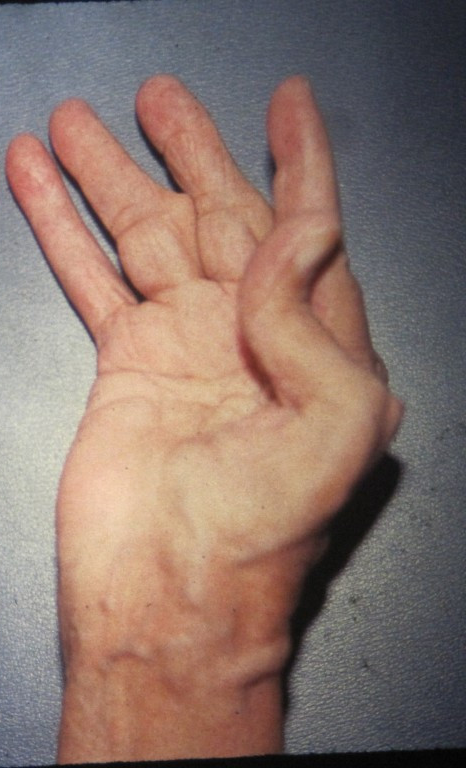
#> input picture next_test/hand2.png, 466 x 768 px, given in place of hand2.jpg, which was not available
$ python color_diff.py
#> lines starting #> are read from the running program, lines starting #| are printed output that depends on the picture; after the words box and inside, x2 and y2 are one past the last pixel; in counts of white or black regions, pixels touching at a corner belong together; pictures that were not available may be replaced by others from this repository, and a replacement may not be noted
import cv2
import imutils
import numpy as np

lower = np.array([0, 48, 80], dtype = "uint8")
upper = np.array([20, 255, 255], dtype = "uint8")

def seperate(path, destination):
    frame = cv2.imread(path)
    converted = cv2.cvtColor(frame, cv2.COLOR_BGR2HSV)
    skinMask = cv2.inRange(converted, lower, upper)
    kernel = cv2.getStructuringElement(cv2.MORPH_ELLIPSE, (11, 11))
    skinMask = cv2.erode(skinMask, kernel, iterations = 2)
    skinMask = cv2.dilate(skinMask, kernel, iterations = 2)
    skinMask = cv2.GaussianBlur(skinMask, (3, 3), 0)
    cv2.imwrite(destination, skinMask)
    skin = cv2.bitwise_and(frame, frame, mask = skinMask)

def contour(path, destination):
#> called with path = './test_images/hand2.jpg', destination = './hand2_erod.jpg'
    image = cv2.imread(path)
#> image is the input picture: shape (768, 466, 3); mean B, G, R 108.6, 117.5, 139.6
    gray = cv2.cvtColor(image, cv2.COLOR_BGR2GRAY)
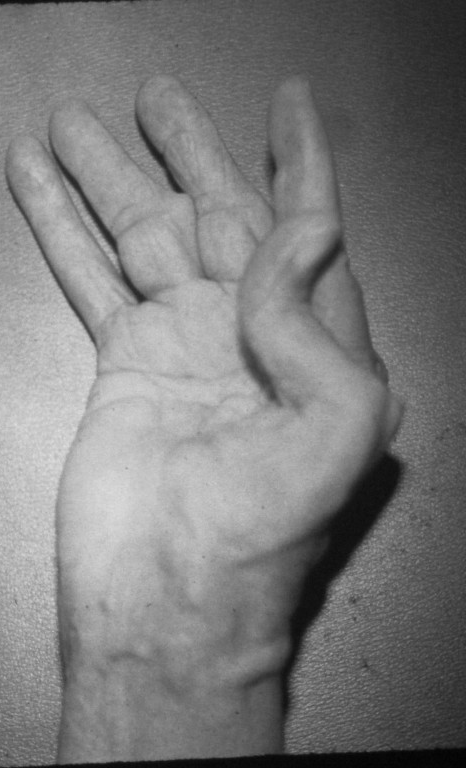
#> gray: shape (768, 466); min 2, max 224, mean 123.1
    gray = cv2.GaussianBlur(gray, (5, 5), 0)
    thresh = cv2.threshold(gray, 45, 255, cv2.THRESH_BINARY)[1]
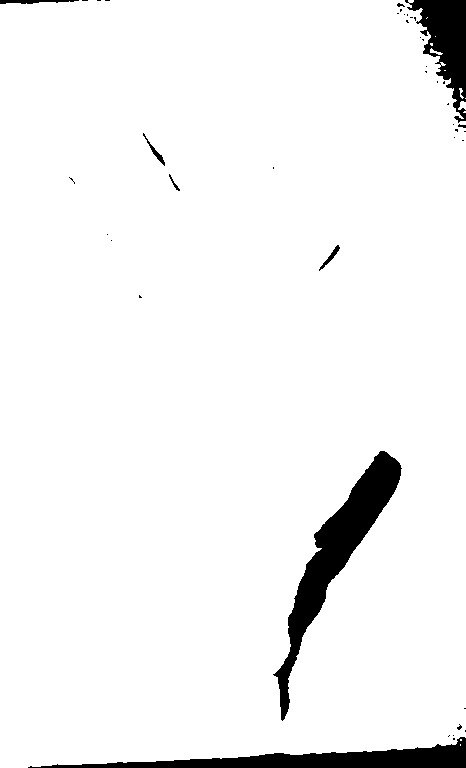
#> thresh: shape (768, 466); 95.4% white; 42 black regions (34 under 20 px), largest, box (x1, y1, x2, y2) and area: (273, 451, 402, 721) 7344, (28, 737, 466, 768) 5072, (405, 0, 466, 123) 3462
    thresh = cv2.erode(thresh, None, iterations=2)
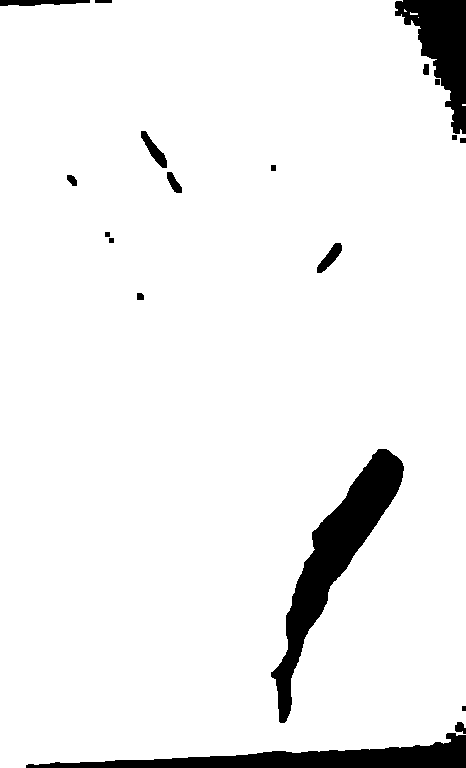
#> thresh: shape (768, 466); 94% white; 19 black regions, largest, box (x1, y1, x2, y2) and area: (271, 449, 404, 723) 9015, (26, 733, 466, 768) 6146, (395, 0, 466, 134) 4712
    thresh = cv2.dilate(thresh, None, iterations=2)
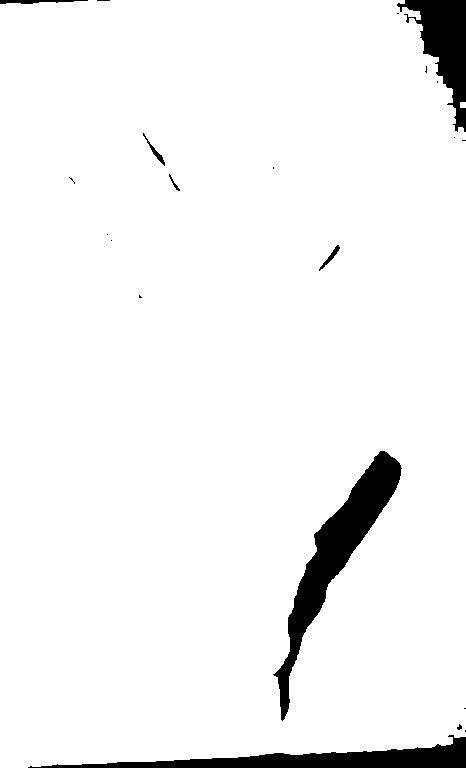
#> thresh: shape (768, 466); 95.2% white; 21 black regions (14 under 20 px)
    cnts = cv2.findContours(thresh.copy(), cv2.RETR_EXTERNAL, cv2.CHAIN_APPROX_SIMPLE)
#> cnts = 2 contours; box (x1, y1, x2, y2) and area: (0, 0, 466, 768) 347222, (460, 102, 466, 108) 25
    cnts = imutils.grab_contours(cnts)
    c = max(cnts, key=cv2.contourArea)
#> c = contour of 253 points, box (x1, y1, x2, y2) (0, 0, 466, 768), area 347222
    cv2.drawContours(image, [c], -1, (0, 255, 255), 2)
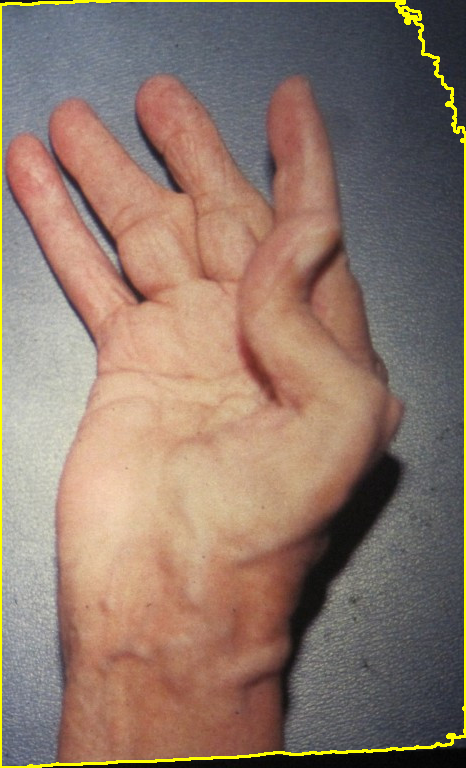
#> image: shape (768, 466, 3); 1.7% of pixels changed, all inside (x1, y1, x2, y2) = (0, 0, 466, 768)
    cv2.imwrite(destination, image)


if __name__ == '__main__':
    contour("./test_images/hand2.jpg", "./hand2_erod.jpg")

$ run again, with next_test/hand1.png copied over next_test/hand2.png
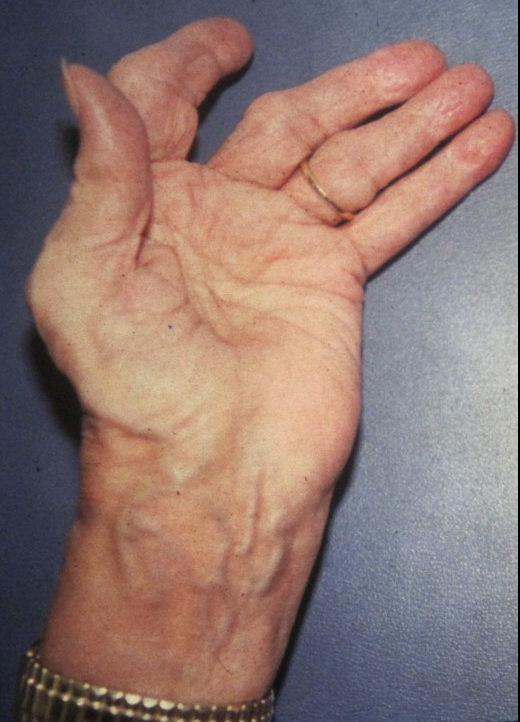
#> input picture next_test/hand1.png, 520 x 722 px, given in place of hand2.jpg, which was not available
#> in contour, image is the input picture: shape (722, 520, 3); mean B, G, R 113.4, 119.9, 144.6
#> in contour, `thresh = cv2.dilate(thresh, None, iterations=2)`:
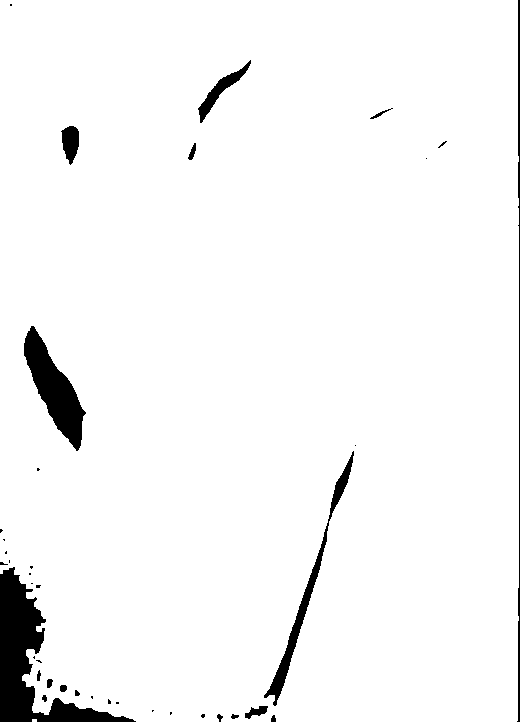
#> thresh: shape (722, 520); 96.3% white; 39 black regions (22 under 20 px)
#> cnts = 2 contours, 1 with area under 20; largest, box (x1, y1, x2, y2) and area: (0, 0, 519, 722) 366907
#> c = contour of 226 points, box (x1, y1, x2, y2) (0, 0, 519, 722), area 366907
#> in contour, `cv2.drawContours(image, [c], -1, (0, 255, 255), 2)`:
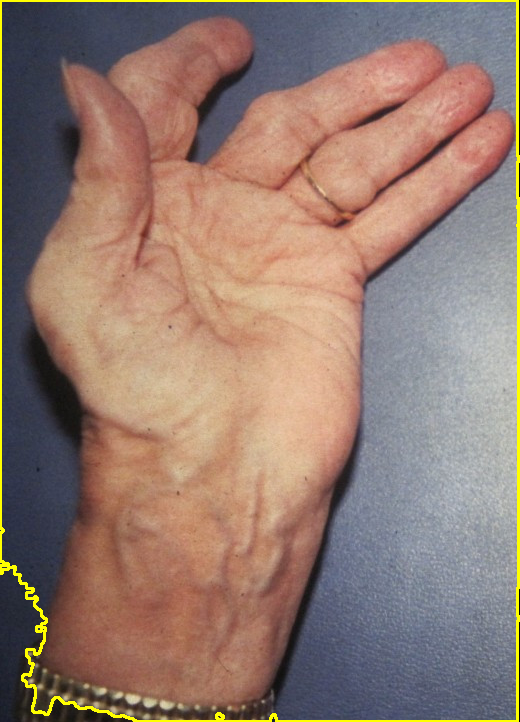
#> image: shape (722, 520, 3); 1.75% of pixels changed, all inside (x1, y1, x2, y2) = (0, 0, 520, 722)

$ run again, with next_test/hand3.png copied over next_test/hand2.png
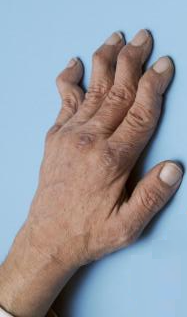
#> input picture next_test/hand3.png, 187 x 317 px, given in place of hand2.jpg, which was not available
#> in contour, image is the input picture: shape (317, 187, 3); mean B, G, R 160.5, 153.5, 151.3
#> in contour, `thresh = cv2.erode(thresh, None, iterations=2)`:
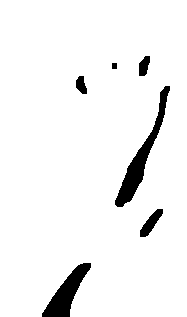
#> thresh: shape (317, 187); 94.8% white; 6 black regions
#> cnts = 1 contour; box (x1, y1, x2, y2) and area: (0, 0, 187, 317) 58008
#> c = contour of 69 points, box (x1, y1, x2, y2) (0, 0, 187, 317), area 58008
#> in contour, `cv2.drawContours(image, [c], -1, (0, 255, 255), 2)`:
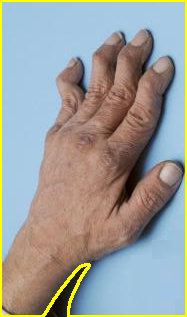
#> image: shape (317, 187, 3); 4.05% of pixels changed, all inside (x1, y1, x2, y2) = (0, 0, 187, 317)
